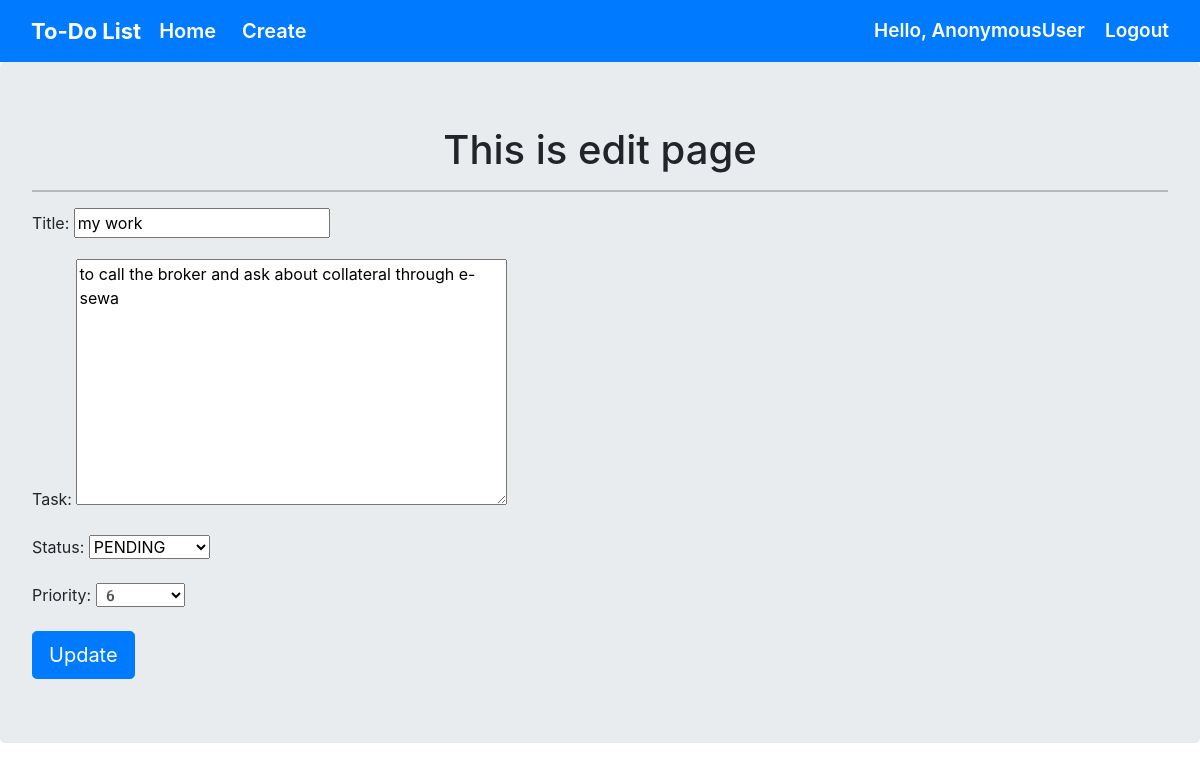
The app's page /todo/9/update/, older data.
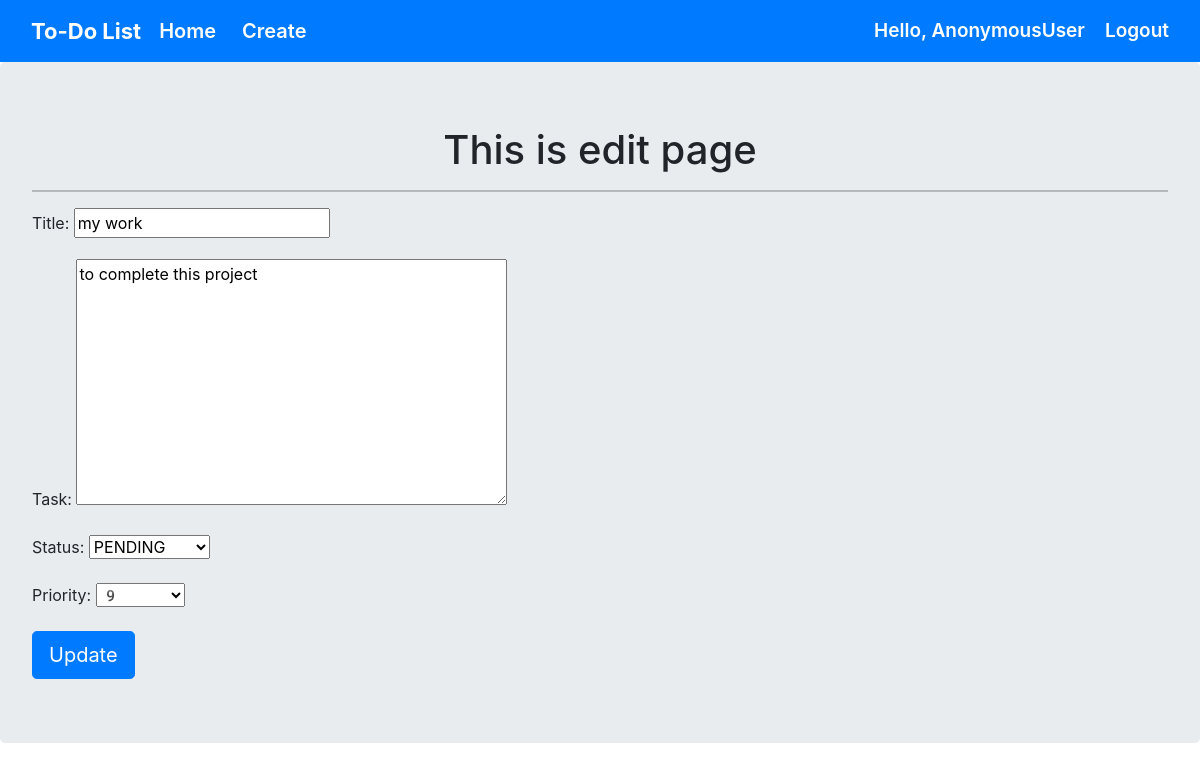
The same page, newer data.
### todo/models.py (models this page shows, shortened)
class TODO(models.Model):
    status_choices = [
    ('COMPLETED', 'COMPLETED'),
    ('PENDING', 'PENDING'),
    ]
    priority_choices = [
    (1,'1️'),
    (2, '2️'),
    (3, '3️'),
    (4, '4️'),
    (5, '5️'),
    (6, '6️'),
    (7, '7️'),
    (8, '8️'),
    (9, '9️'),
    (10, '10'),
    ]
    title = models.CharField(max_length=50)
    task = models.TextField(blank=False)
    status = models.CharField(max_length=20 , choices=status_choices)
    user  = models.ForeignKey(User  , on_delete= models.CASCADE, related_name='priority')
    date = models.DateTimeField(auto_now_add=True)
    priority = models.IntegerField(max_length=2 , choices=priority_choices)

### todo/views.py (the view)
# urls.py: path('<int:pk>/update/', views.updatepage, name='updatepage'),
def updatepage(request,pk):
    title = TODO.objects.get(id=pk)
    form = TODOForm(instance = title)
    if request.method == "POST":
        form = TODOForm(request.POST, instance=title)
        if form.is_valid():
            form.save()
            return redirect('home')
    context = {
        'form':form
    }
    return render(request,'todo/update.html',context)

### todo/forms.py
class TODOForm(ModelForm):
    class Meta:
        model = TODO
        fields = ['title','task','status','priority']

### todo/templates/todo/update.html (shortened to what this page needs)
{% extends "todo/base.html" %}
{% load static %}
{% block body %}
    <div class="jumbotron">
        <h1 align="center">This is edit page</h1>
        <hr>
        <form action="" method="POST" >
        {{form.as_p}}
        <input class="btn btn-primary btn-lg"  type="submit" value="Update">
        </form>
    </div>
{%endblock%}

Row changes from the older to the newer data that the page shows:
changed TODO "my work": task "to call the broker and ask about collateral through e-sewa" → "to complete this project"; priority "6️" → "9️"
